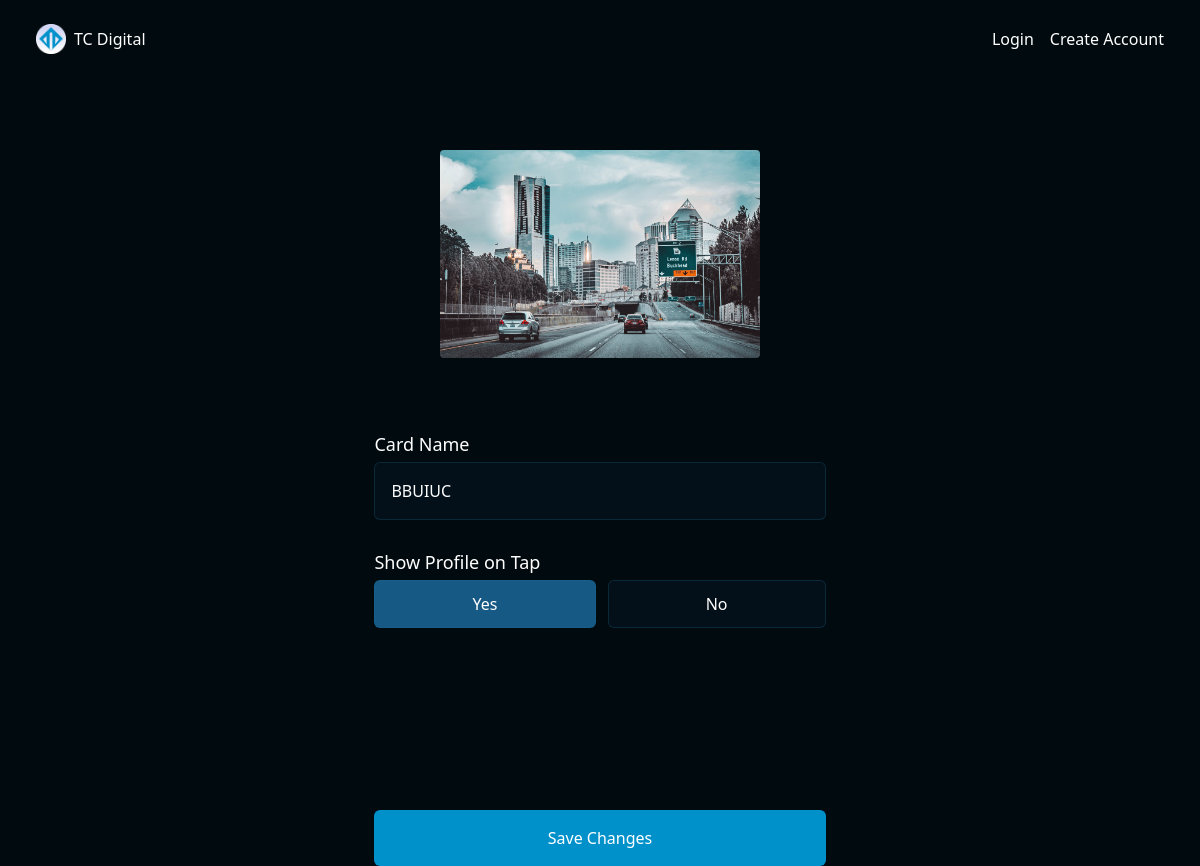
The app's page /card/L4VAQ86/fbv-update/ with its own data.
### cardManager/models.py (models this page shows, shortened)
class Card(models.Model):
	card_id = models.AutoField(primary_key=True)
	token = models.CharField(max_length=7, default=gen_token, blank=False,null=False, unique=True)
	owner = models.ForeignKey(Owner, on_delete=models.PROTECT, related_name='cards',null=True, blank=True)
	alias = models.CharField(max_length=60, blank=True)
	show_profile = models.BooleanField(default=False)
	reroute_url = models.URLField(max_length=200, blank=True)
	design = models.ForeignKey(Design, on_delete=models.PROTECT, related_name='cards', null=False, blank=False)
	class Meta:
		constraints = [
			UniqueConstraint(fields=['owner','alias'], name='unique_card_alias')
		]

class Design(models.Model):
	design_id = models.AutoField(primary_key=True)
	name = models.CharField(blank=False, null=False, max_length=50)
	front_design = models.ImageField(upload_to='cardDesigns/', blank=True)

### cardManager/views.py (the view, shortened to what this page needs)
# urls.py: path('card/<str:card_token>/fbv-update/', views.card_update, name='card_update_view'),
def card_update(request, card_token):
	card = get_object_or_404(Card, token=card_token)
	initial_alias = card.alias
	if request.method == "GET":
		form = CardForm(instance=card)
		hide_redirect_div = card.show_profile
	return render(request, 'cardManager/card_update.html', {'form': form, 'card': card, 'hide_redirect_div': hide_redirect_div})

### cardManager/forms.py (shortened to what this page needs)
class CardForm(forms.ModelForm):
	class Meta:
		model = Card
		exclude = ['token','owner','design']

### cardManager/templates/cardManager/card_update.html (shortened to what this page needs)
{% extends 'cardManager/base.html' %}
{% load static %}
{% block hero_header %}
<div class="flex flex-row justify-center gap-2">
	<img
		class="w-[16rem] h-[10rem] rounded-sm md:w-[20rem] md:h-[13rem]"
		src="{{ card.design.front_design.url }}"
	/>
</div>
{% endblock %}
{% block content %}
	<form method="post" class="flex m-auto flex-col gap-7 md:w-3/4 lg:w-2/5">
		<div class="flex flex-col gap-1">
	    	<label for="id_alias" class="text-bold text-lg">Card Name</label>
	    	<input
		    	type="text"
		    	class="bg-[var(--color-input-bkg)] border-solid border-[1px] border-[var(--color-input-border)] rounded-md p-4"
		    	placeholder="ex: Main Card"
		    	id="id_alias"
		    	name="alias"
		    	maxlength="{{ form.fields.alias.max_length }}"
		    	{% if card.alias %} value="{{ card.alias }}" {% endif %}
		    	required
	    	/>
    	</div>
    	<div class="flex flex-col gap-1">
	    	<label for="id_show_profile" class="text-bold text-lg">Show Profile on Tap</label>
	    	<div class="flex flex-row gap-3">
		    	<input
		    		type="radio"
		    		onclick="toggleRedirectDiv(this.id)"
			    	class="bg-[var(--color-input-bkg)] border-solid border-[1px] border-[var(--color-input-border)] rounded-md"
			    	value="True"
			    	id="yes"
			    	name="show_profile"
			    	{% if hide_redirect_div  or form.cleaned_data.show_profile %} checked {% endif %}
			    >
		    	<input type="radio" onclick="toggleRedirectDiv(this.id)" class="bg-[var(--color-input-bkg)] border-solid border-[1px] border-[var(--color-input-border)] rounded-md"  value="False" id="no" name="show_profile" {% if not hide_redirect_div and not form.cleaned_data.show_profile %} checked {% endif %}>
	    	</div>
    	</div>
		<input class="bg-[var(--color-main)] rounded-md py-4 mt-9" type="submit" value="Save Changes">
	</form>
{% endblock %}

### static/css/base.css (style rules this page uses)
:root { --color-main:#0091CA; --color-main-dark:#010a0e; --color-secondary:; --color-secondary-dark:; --color-input-bkg:#081b2b66; --color-danger:red; --color-input-border:#1f719340; --color-contrast-container:#151c3057; --color-bkg:#010a0e; --color-bkg-transparent:#010a0ebb; }
.bkg-gradient { background:var(--color-bkg); }

### static/css/forms.css (style rules this page uses)
input::placeholder { color: grey; font-style: italic; }

### records on screen
Card: design.front_design (picture), alias "BBUIUC"
